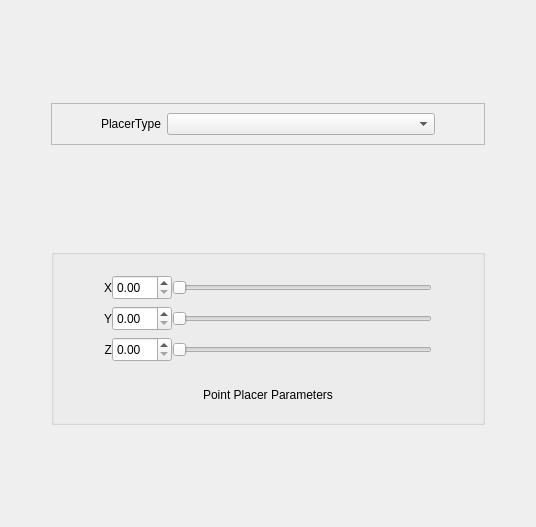
         <widget class="QWidget" name="PlacerTab" >
          <attribute name="title" >
           <string>Placer</string>
          </attribute>
          <layout class="QGridLayout" name="gridLayout_3" >
           <item row="0" column="1" >
            <spacer name="verticalSpacer_12" >
             <property name="orientation" >
              <enum>Qt::Vertical</enum>
             </property>
             <property name="sizeHint" stdset="0" >
              <size>
               <width>434</width>
               <height>92</height>
              </size>
             </property>
            </spacer>
           </item>
           <item row="1" column="1" >
            <widget class="QFrame" name="PlacerTypeFrame" >
             <property name="frameShape" >
              <enum>QFrame::StyledPanel</enum>
             </property>
             <property name="frameShadow" >
              <enum>QFrame::Raised</enum>
             </property>
             <layout class="QHBoxLayout" name="horizontalLayout_19" >
              <item>
               <spacer name="horizontalSpacer_43" >
                <property name="orientation" >
                 <enum>Qt::Horizontal</enum>
                </property>
                <property name="sizeType" >
                 <enum>QSizePolicy::Preferred</enum>
                </property>
                <property name="sizeHint" stdset="0" >
                 <size>
                  <width>40</width>
                  <height>20</height>
                 </size>
                </property>
               </spacer>
              </item>
              <item>
               <widget class="QLabel" name="PlacerTypeLabel" >
                <property name="sizePolicy" >
                 <sizepolicy vsizetype="Preferred" hsizetype="Fixed" >
                  <horstretch>0</horstretch>
                  <verstretch>0</verstretch>
                 </sizepolicy>
                </property>
                <property name="text" >
                 <string>PlacerType</string>
                </property>
                <property name="alignment" >
                 <set>Qt::AlignRight|Qt::AlignTrailing|Qt::AlignVCenter</set>
                </property>
               </widget>
              </item>
              <item>
               <widget class="QComboBox" name="PlacerTypeComboBox" />
              </item>
              <item>
               <spacer name="horizontalSpacer_44" >
                <property name="orientation" >
                 <enum>Qt::Horizontal</enum>
                </property>
                <property name="sizeType" >
                 <enum>QSizePolicy::Preferred</enum>
                </property>
                <property name="sizeHint" stdset="0" >
                 <size>
                  <width>40</width>
                  <height>20</height>
                 </size>
                </property>
               </spacer>
              </item>
             </layout>
            </widget>
           </item>
           <item row="2" column="1" >
            <spacer name="verticalSpacer_8" >
             <property name="orientation" >
              <enum>Qt::Vertical</enum>
             </property>
             <property name="sizeType" >
              <enum>QSizePolicy::MinimumExpanding</enum>
             </property>
             <property name="sizeHint" stdset="0" >
              <size>
               <width>434</width>
               <height>98</height>
              </size>
             </property>
            </spacer>
           </item>
           <item row="4" column="1" >
            <spacer name="verticalSpacer_11" >
             <property name="orientation" >
              <enum>Qt::Vertical</enum>
             </property>
             <property name="sizeType" >
              <enum>QSizePolicy::Expanding</enum>
             </property>
             <property name="sizeHint" stdset="0" >
              <size>
               <width>434</width>
               <height>91</height>
              </size>
             </property>
            </spacer>
           </item>
           <item row="3" column="0" >
            <spacer name="horizontalSpacer_17" >
             <property name="orientation" >
              <enum>Qt::Horizontal</enum>
             </property>
             <property name="sizeType" >
              <enum>QSizePolicy::Preferred</enum>
             </property>
             <property name="sizeHint" stdset="0" >
              <size>
               <width>40</width>
               <height>20</height>
              </size>
             </property>
            </spacer>
           </item>
           <item row="3" column="2" >
            <spacer name="horizontalSpacer_25" >
             <property name="orientation" >
              <enum>Qt::Horizontal</enum>
             </property>
             <property name="sizeType" >
              <enum>QSizePolicy::Preferred</enum>
             </property>
             <property name="sizeHint" stdset="0" >
              <size>
               <width>40</width>
               <height>20</height>
              </size>
             </property>
            </spacer>
           </item>
           <item row="3" column="1" >
            <widget class="QGroupBox" name="PointPlacerParametersBox" >
             <property name="sizePolicy" >
              <sizepolicy vsizetype="Fixed" hsizetype="Expanding" >
               <horstretch>0</horstretch>
               <verstretch>0</verstretch>
              </sizepolicy>
             </property>
             <property name="title" >
              <string/>
             </property>
             <layout class="QGridLayout" name="gridLayout_21" >
              <property name="leftMargin" >
               <number>50</number>
              </property>
              <property name="topMargin" >
               <number>20</number>
              </property>
              <property name="rightMargin" >
               <number>50</number>
              </property>
              <property name="bottomMargin" >
               <number>20</number>
              </property>
              <property name="horizontalSpacing" >
               <number>0</number>
              </property>
              <property name="verticalSpacing" >
               <number>6</number>
              </property>
              <item row="0" column="0" >
               <widget class="QLabel" name="XLabel" >
                <property name="sizePolicy" >
                 <sizepolicy vsizetype="Fixed" hsizetype="Fixed" >
                  <horstretch>0</horstretch>
                  <verstretch>0</verstretch>
                 </sizepolicy>
                </property>
                <property name="minimumSize" >
                 <size>
                  <width>0</width>
                  <height>25</height>
                 </size>
                </property>
                <property name="text" >
                 <string>X</string>
                </property>
                <property name="alignment" >
                 <set>Qt::AlignRight|Qt::AlignTrailing|Qt::AlignVCenter</set>
                </property>
               </widget>
              </item>
              <item row="1" column="0" >
               <widget class="QLabel" name="YLabel" >
                <property name="sizePolicy" >
                 <sizepolicy vsizetype="Fixed" hsizetype="Fixed" >
                  <horstretch>0</horstretch>
                  <verstretch>0</verstretch>
                 </sizepolicy>
                </property>
                <property name="minimumSize" >
                 <size>
                  <width>0</width>
                  <height>25</height>
                 </size>
                </property>
                <property name="text" >
                 <string>Y</string>
                </property>
                <property name="alignment" >
                 <set>Qt::AlignRight|Qt::AlignTrailing|Qt::AlignVCenter</set>
                </property>
               </widget>
              </item>
              <item row="5" column="0" >
               <widget class="QLabel" name="ZLabel" >
                <property name="sizePolicy" >
                 <sizepolicy vsizetype="Fixed" hsizetype="Fixed" >
                  <horstretch>0</horstretch>
                  <verstretch>0</verstretch>
                 </sizepolicy>
                </property>
                <property name="minimumSize" >
                 <size>
                  <width>0</width>
                  <height>25</height>
                 </size>
                </property>
                <property name="text" >
                 <string>Z</string>
                </property>
                <property name="alignment" >
                 <set>Qt::AlignRight|Qt::AlignTrailing|Qt::AlignVCenter</set>
                </property>
               </widget>
              </item>
              <item row="0" column="2" >
               <widget class="QSlider" name="XSlider" >
                <property name="orientation" >
                 <enum>Qt::Horizontal</enum>
                </property>
               </widget>
              </item>
              <item row="0" column="1" >
               <widget class="QDoubleSpinBox" name="XSpinBox" >
                <property name="sizePolicy" >
                 <sizepolicy vsizetype="Fixed" hsizetype="Fixed" >
                  <horstretch>0</horstretch>
                  <verstretch>0</verstretch>
                 </sizepolicy>
                </property>
                <property name="minimumSize" >
                 <size>
                  <width>60</width>
                  <height>25</height>
                 </size>
                </property>
                <property name="maximumSize" >
                 <size>
                  <width>60</width>
                  <height>25</height>
                 </size>
                </property>
               </widget>
              </item>
              <item row="1" column="2" >
               <widget class="QSlider" name="YSlider" >
                <property name="orientation" >
                 <enum>Qt::Horizontal</enum>
                </property>
               </widget>
              </item>
              <item row="1" column="1" >
               <widget class="QDoubleSpinBox" name="YSpinBox" >
                <property name="sizePolicy" >
                 <sizepolicy vsizetype="Fixed" hsizetype="Fixed" >
                  <horstretch>0</horstretch>
                  <verstretch>0</verstretch>
                 </sizepolicy>
                </property>
                <property name="minimumSize" >
                 <size>
                  <width>60</width>
                  <height>25</height>
                 </size>
                </property>
                <property name="maximumSize" >
                 <size>
                  <width>60</width>
                  <height>25</height>
                 </size>
                </property>
               </widget>
              </item>
              <item row="5" column="2" >
               <widget class="QSlider" name="ZSlider" >
                <property name="orientation" >
                 <enum>Qt::Horizontal</enum>
                </property>
               </widget>
              </item>
              <item row="5" column="1" >
               <widget class="QDoubleSpinBox" name="ZSpinBox" >
                <property name="sizePolicy" >
                 <sizepolicy vsizetype="Fixed" hsizetype="Fixed" >
                  <horstretch>0</horstretch>
                  <verstretch>0</verstretch>
                 </sizepolicy>
                </property>
                <property name="minimumSize" >
                 <size>
                  <width>60</width>
                  <height>25</height>
                 </size>
                </property>
                <property name="maximumSize" >
                 <size>
                  <width>60</width>
                  <height>25</height>
                 </size>
                </property>
               </widget>
              </item>
              <item row="9" column="0" colspan="3" >
               <widget class="QLabel" name="PointPlacerParametersLabel" >
                <property name="sizePolicy" >
                 <sizepolicy vsizetype="Fixed" hsizetype="Preferred" >
                  <horstretch>0</horstretch>
                  <verstretch>0</verstretch>
                 </sizepolicy>
                </property>
                <property name="text" >
                 <string>Point Placer Parameters</string>
                </property>
                <property name="alignment" >
                 <set>Qt::AlignCenter</set>
                </property>
               </widget>
              </item>
              <item row="6" column="0" colspan="3" >
               <spacer name="verticalSpacer_6" >
                <property name="orientation" >
                 <enum>Qt::Vertical</enum>
                </property>
                <property name="sizeType" >
                 <enum>QSizePolicy::Fixed</enum>
                </property>
                <property name="sizeHint" stdset="0" >
                 <size>
                  <width>20</width>
                  <height>20</height>
                 </size>
                </property>
               </spacer>
              </item>
             </layout>
            </widget>
           </item>
          </layout>
          <zorder>PlacerTypeFrame</zorder>
          <zorder>PointPlacerParametersBox</zorder>
         </widget>
